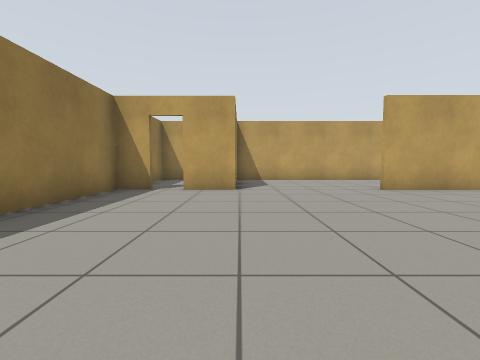
View 1 (above)

15 first-person views from a walk through a world built for the Gazebo simulator. The camera is 0.72 m above the floor, tilts 4° down and sees 90° across. The floor is counted in squares, 1 m on a side. Each view is taken from the middle of a square. On the plan, view 1 faces up. The plan holds only what a view shows up to about 9 squares ahead; the rest is blank.

View 2
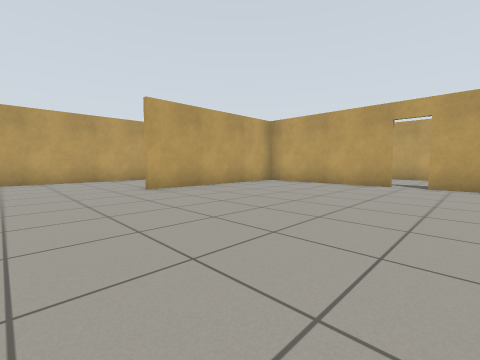

View 3
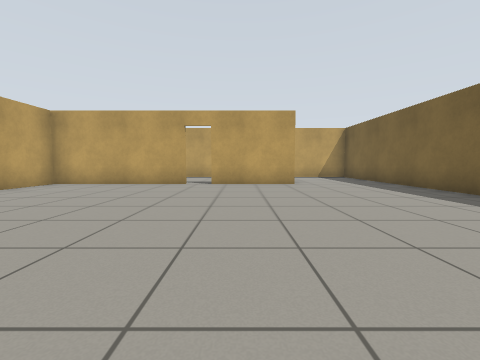

View 4
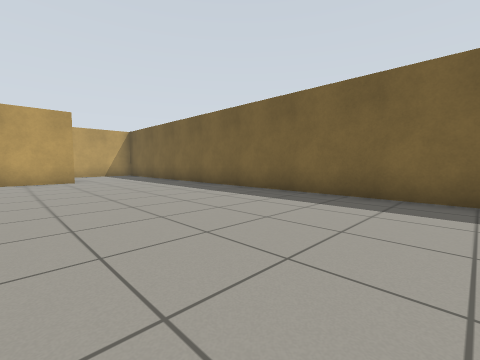

View 5
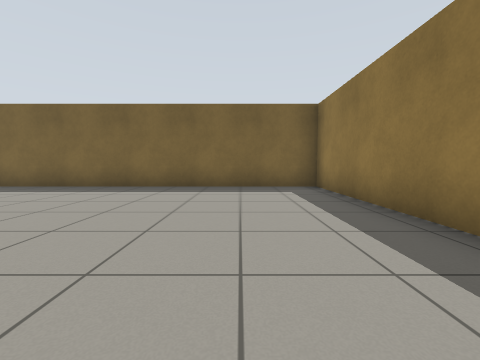

View 6
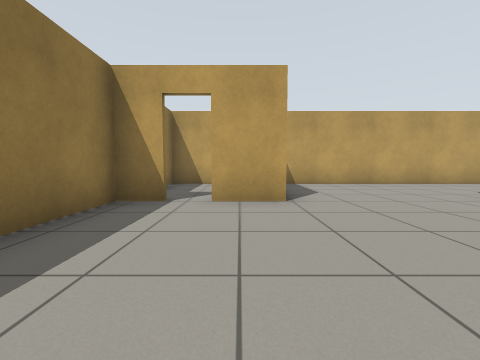

View 7
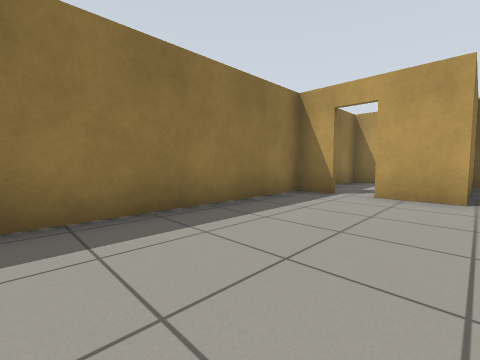

View 8
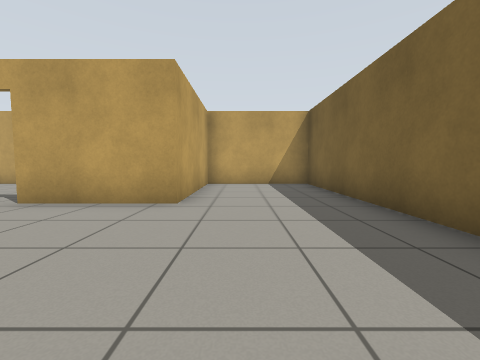

View 9
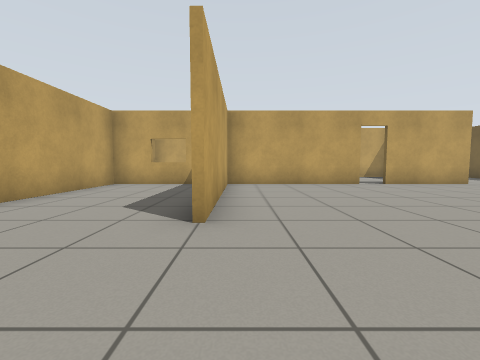

View 10
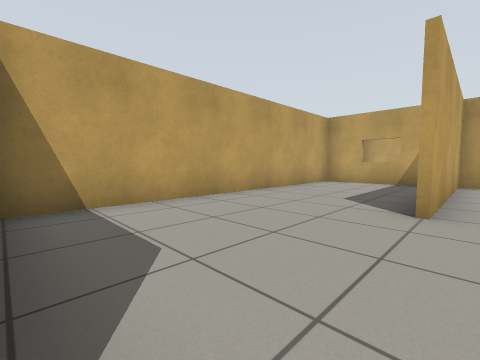

View 11
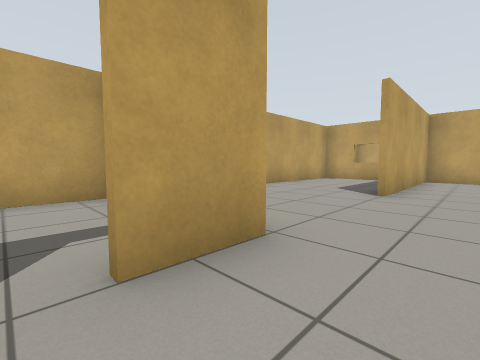

View 12
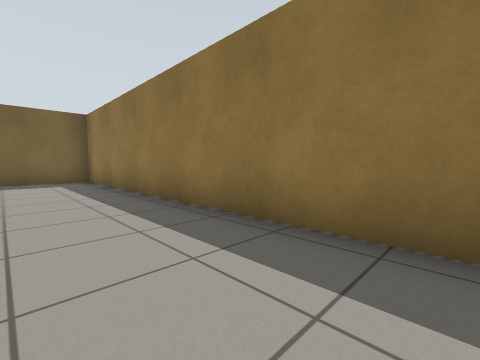

View 13
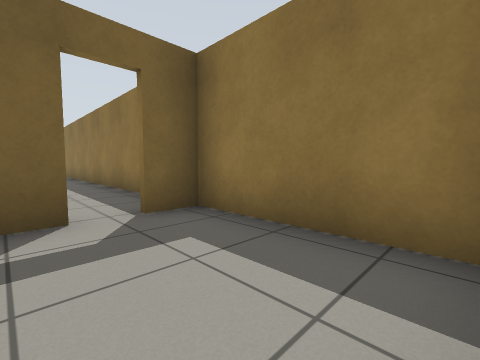

View 14
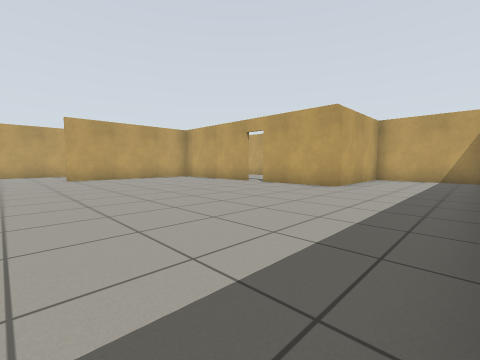

View 15
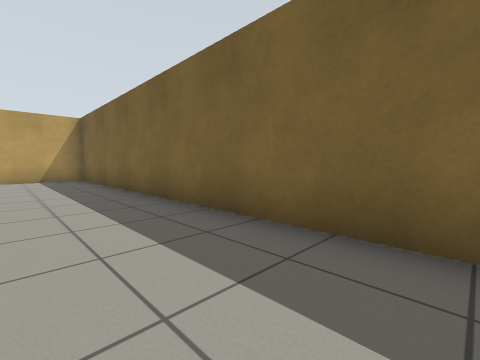

### Floor plan
Points are (right, up) in squares from view 1. A wall is a line through its corners. A room is listed if a view was taken in it or the views show most of it. See-through windows are left out.
Room 1 (views 1, 2, 3, 4, 5, 6, 7, 8, 9, 10, 11, 12, 14, 15)
walls: (9.3, 1.8) (9.3, 6.5) (3.7, 6.5); (-2.4, 6.5) (-3.4, 6.5); (-3.4, 7.1) (-3.4, -5.4) (13.3, -5.4) (13.3, -1.9) (9.3, -1.9) (9.3, 1); (9.3, 7.3) (9.3, 10.3) (-0.1, 10.3) (-0.1, 6.5) (-1.6, 6.5)
ways out: open door at (-2, 7) to room 2; open door at (9, 1.5)
Room 2 (view 13)
walls: (-0.4, 10.3) (-3.4, 10.3) (-3.4, 7.1); (-1.6, 6.7) (-0.9, 6.7); (-3.4, 6.7) (-2.4, 6.7)
ways out: open door at (-2, 7) to room 1

Where each view was taken, in squares from view 1:
view 1: 0 up, 0 right, facing up
view 2: 0 up, 1 right, facing up-right
view 3: 0 up, 1 right, facing right
view 4: 0 up, 1 left, facing down-right
view 5: 2 up, 1 left, facing down
view 6: 2 up, 1 left, facing up
view 7: 1 up, 0 right, facing up-left
view 8: 3 down, 5 right, facing right
view 9: 6 up, 1 right, facing right
view 10: 6 up, 0 right, facing up-right
view 11: 5 up, 2 left, facing up-right
view 12: 5 up, 1 left, facing down-left
view 13: 10 up, 1 left, facing down-left
view 14: 5 down, 2 right, facing up-right
view 15: 3 down, 2 right, facing down-right
